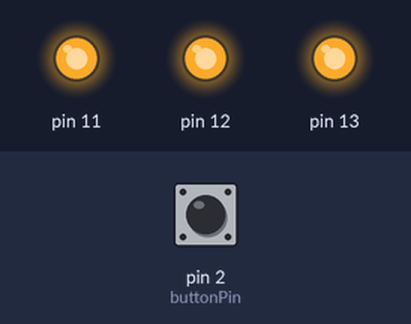
This sketch was run on a simulated Arduino Uno, built with avr-gcc and run on an emulated ATmega328P. On the bench: output pins drawn as LEDs (lit = HIGH). Dashed ring = blinking. The inputs (shaded band) are chosen by the test bench; at power-on: pin 2 (buttonPin) LOW.

Above: at 1.2 s.
1.3 s: pin 2 (buttonPin) pulled HIGH for 0.15 s
At 1.6 s:
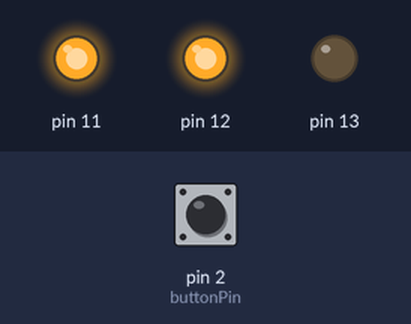
3.4 s: pin 2 (buttonPin) pulled HIGH for 1 s
At 5.0 s:
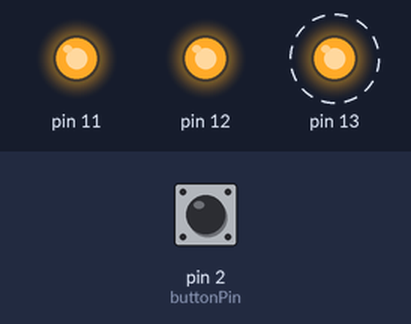
6.4 s: pin 2 (buttonPin) pulled HIGH for 3.2 s
At 7.1 s:
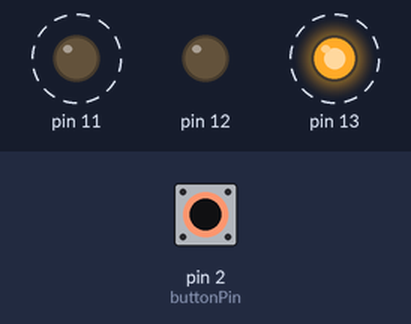
Timing chart, 0 to 11.5 s (numbered marks = the images above; inputs shaded):
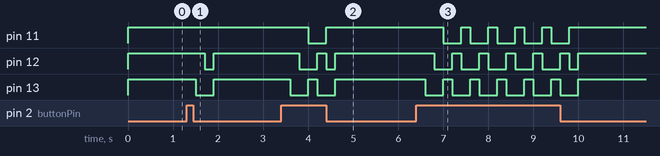

The sketch:

ButtonBlink.ino
```cpp
//define led and button pins, as well as the state of the button.
int buttonPin = 2;
int buttonState = 0;

// the setup function runs once when you press reset or power the board
void setup() {
  //start the serial connection from Arduino back to computer
  //at 9600 baud
  Serial.begin(9600);
  // initialize digital pin 13 as an output.
  pinMode(13, OUTPUT);
  pinMode(12, OUTPUT);
  pinMode(11, OUTPUT);
  // initialize digital pin 2 as an input.
  pinMode(buttonPin, INPUT);
}

// the loop function runs over and over again forever
void loop() {
  //read the state of the pin we defined as buttonPin
  //and call it buttonState
  buttonState = digitalRead(buttonPin);

  //Perform different actions depending on the state of the button
  if(buttonState == HIGH){
    digitalWrite(13, HIGH);
    delay(200);
    digitalWrite(13, LOW);

    digitalWrite(12, HIGH);
    delay(200);
    digitalWrite(12, LOW);

    digitalWrite(11, HIGH);
    delay(200);
    digitalWrite(11, LOW);


  } else {
    digitalWrite(13, HIGH);
    digitalWrite(12, HIGH);
    digitalWrite(11, HIGH);

  }
}
```

Measured:
- after the input at 1.3 s, pin 12: HIGH → LOW after 0.40 s, → HIGH 0.20 s later; pin 13: HIGH → LOW after 0.20 s, → HIGH 0.40 s later
- after the input at 3.4 s, pin 11: HIGH → LOW after 0.60 s, → HIGH 0.40 s later; pin 12: HIGH → LOW after 0.40 s, → HIGH 0.40 s later, → LOW 0.20 s later, → HIGH 0.20 s later; pin 13: alternates HIGH for 0.20 s and LOW for 0.40 s, 4 changes in all, then stays HIGH, starting after 0.20 s
- after the input at 6.4 s, pin 11: alternates HIGH for 0.20 s and LOW for 0.40 s, 10 changes in all, then stays HIGH, starting after 0.60 s; pin 12: goes 5 × (LOW 0.40 s, HIGH 0.20 s), LOW 0.20 s, then HIGH, starting after 0.40 s; pin 13: alternates HIGH for 0.20 s and LOW for 0.40 s, 12 changes in all, then stays HIGH, starting after 0.20 s
